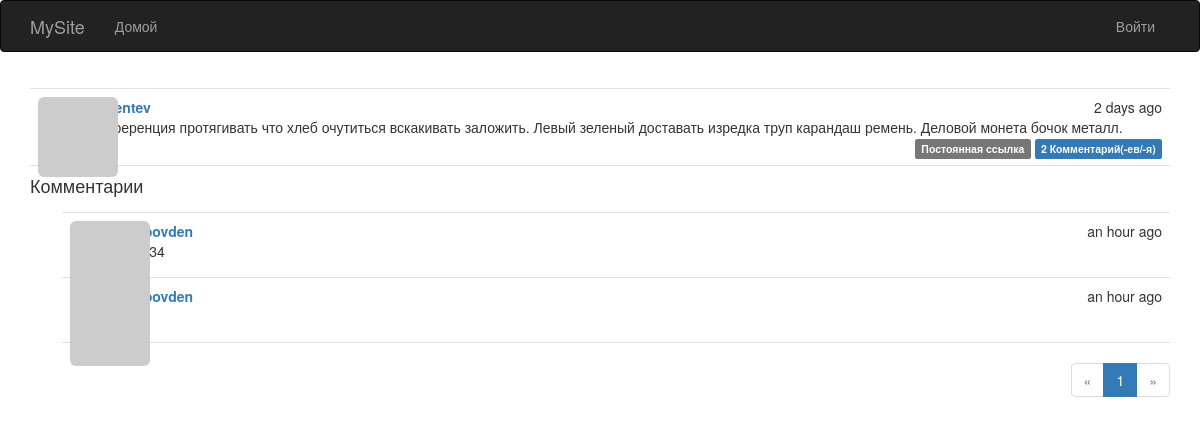
The page /post/40 on the database its author committed.
### app/models.py (models this page shows, shortened)
class Post(db.Model):
    __tablename__ = 'posts'
    id = db.Column(db.Integer, primary_key=True)
    body = db.Column(db.Text)
    body_html = db.Column(db.Text)
    timestamp = db.Column(db.DateTime, index=True, default=datetime.utcnow)
    author_id = db.Column(db.Integer, db.ForeignKey('users.id'))
    comments = db.relationship('Comment', backref='post', lazy='dynamic')

class User(UserMixin, db.Model):
    __tablename__ = 'users'
    id = db.Column(db.Integer, primary_key=True)
    email = db.Column(db.String(64), unique=True, index=True)
    username = db.Column(db.String(64), unique=True, index=True)
    role_id = db.Column(db.Integer, db.ForeignKey('roles.id'))
    password_hash = db.Column(db.String(128))
    confirmed = db.Column(db.Boolean, default=False)
    name = db.Column(db.String(64))
    location = db.Column(db.String(64))
    about_me = db.Column(db.Text())
    member_since = db.Column(db.DateTime(), default=datetime.utcnow)
    last_seen = db.Column(db.DateTime(), default=datetime.utcnow)
    avatar_hash = db.Column(db.String(32))
    posts = db.relationship('Post', backref='author', lazy='dynamic')
    followed = db.relationship('Follow',
                               foreign_keys=[Follow.follower_id],
                               backref=db.backref('follower', lazy='joined'),
                               lazy='dynamic',
                               cascade='all, delete-orphan')
    followers = db.relationship('Follow',
                                foreign_keys=[Follow.followed_id],
                                backref=db.backref('followed', lazy='joined'),
                                lazy='dynamic',
                                cascade='all, delete-orphan')
    comments = db.relationship('Comment', backref='author', lazy='dynamic')
    @property
    def password(self):
        raise AttributeError('password is not a readable attribute')
    def gravatar(self, size=100, default='identicon', rating='g'):
        url = 'https://secure.gravatar.com/avatar'
        hash = self.avatar_hash or self.gravatar_hash()
        return '{url}/{hash}?s={size}&d={default}&r={rating}'.format(
            url=url, hash=hash, size=size, default=default, rating=rating)

class Comment(db.Model):
    __tablename__ = 'comments'
    id = db.Column(db.Integer, primary_key=True)
    body = db.Column(db.Text)
    body_html = db.Column(db.Text)
    timestamp = db.Column(db.DateTime, index=True, default=datetime.utcnow)
    disabled = db.Column(db.Boolean)
    author_id = db.Column(db.Integer, db.ForeignKey('users.id'))
    post_id = db.Column(db.Integer, db.ForeignKey('posts.id'))

### app/main/views.py (the view, shortened to what this page needs)
@main.route('/post/<int:id>', methods=['GET', 'POST'])
def post(id):
    post = Post.query.get_or_404(id)
    form = CommentForm()
    page = request.args.get('page', 1, type=int)
    if page == -1:
        page = (post.comments.count() - 1) // \
               current_app.config['FLASKY_COMMENTS_PER_PAGE'] + 1
    pagination = post.comments.order_by(Comment.timestamp.asc()).paginate(
        page, per_page=current_app.config['FLASKY_COMMENTS_PER_PAGE'],
        error_out=False)
    comments = pagination.items
    return render_template('post.html', posts=[post], form=form,
                           comments=comments, pagination=pagination)

### app/auth/views.py (called while the page is built)
@auth.before_app_request
def before_request():
    if current_user.is_authenticated:
        current_user.ping()
        if not current_user.confirmed \
                and request.endpoint \
                and request.blueprint != 'auth' \
                and request.endpoint != 'static':
            return redirect(url_for('auth.unconfirmed'))

### app/main/__init__.py (called while the page is built)
@main.app_context_processor
def inject_permissions():
    return dict(Permission=Permission)

### app/models.py (called while the page is built)
    def can(self, permissions):
        return False

    def is_administrator(self):
        return False

### app/templates/post.html (shortened to what this page needs)
{% extends "base.html" %}
{% import "bootstrap/wtf.html" as wtf %}
{% import "_macros.html" as macros %}
{% block page_content %}
{% include '_posts.html' %}
<h4 id="comments">Комментарии</h4>
{% include '_comments.html' %}
{% if pagination %}
<div class="pagination">
    {{ macros.pagination_widget(pagination, '.post', fragment='#comments', id=posts[0].id) }}
</div>
{% endif %}
{% endblock %}

### app/templates/_posts.html (shortened to what this page needs)
<ul class="posts">
    {% for post in posts %}
    <li class="post">
        <div class="post-thumbnail">
            <a href="{{ url_for('.user', username=post.author.username) }}">
                <img class="img-rounded profile-thumbnail" src="{{ post.author.gravatar(size=40) }}">
            </a>
        </div>
        <div class="post-content">
            <div class="post-date">{{ moment(post.timestamp).fromNow() }}</div>
            <div class="post-author"><a href="{{ url_for('.user', username=post.author.username) }}">{{ post.author.username }}</a></div>
            <div class="post-body">
                {% if post.body_html %}
                    {{ post.body_html | safe }}
                {% else %}
                    {{ post.body }}
                {% endif %}
            </div>
            <div class="post-footer">
                <a href="{{ url_for('.post', id=post.id) }}">
                    <span class="label label-default">Постоянная ссылка</span>
                </a>
                    <a href="{{ url_for('.post', id=post.id) }}#comments">
                    <span class="label label-primary">{{ post.comments.count() }} Комментарий(-ев/-я)</span>
                </a>
            </div>
        </div>
    </li>
    {% endfor %}
</ul>

### app/templates/_comments.html (shortened to what this page needs)
<ul class="comments">
    {% for comment in comments %}
    <li class="comment">
        <div class="comment-thumbnail">
            <a href="{{ url_for('.user', username=comment.author.username) }}">
                <img class="img-rounded profile-thumbnail" src="{{ comment.author.gravatar(size=40) }}">
            </a>
        </div>
        <div class="comment-content">
            <div class="comment-date">{{ moment(comment.timestamp).fromNow() }}</div>
            <div class="comment-author"><a href="{{ url_for('.user', username=comment.author.username) }}">{{ comment.author.username }}</a></div>
            <div class="comment-body">
            </div>
        </div>
    </li>
    {% endfor %}
</ul>

### app/static/styles.css (style rules this page uses)
.profile-thumbnail { position: absolute; }
ul.posts { list-style-type: none; padding: 0px; margin: 16px 0px 0px 0px; border-top: 1px solid #e0e0e0; }
ul.posts li.post { padding: 8px; border-bottom: 1px solid #e0e0e0; }
div.post-date { float: right; }
div.post-author { font-weight: bold; }
div.post-thumbnail { position: absolute; }
div.post-content { margin-left: 48px; min-height: 48px; }
div.post-footer { text-align: right; }
ul.comments { list-style-type: none; padding: 0px; margin: 16px 0px 0px 0px; }
ul.comments li.comment { margin-left: 32px; padding: 8px; border-bottom: 1px solid #e0e0e0; }
ul.comments li.comment:nth-child(1) { border-top: 1px solid #e0e0e0; }
div.comment-date { float: right; }
div.comment-author { font-weight: bold; }
div.comment-thumbnail { position: absolute; }
div.comment-content { margin-left: 48px; min-height: 48px; }
div.pagination { width: 100%; text-align: right; padding: 0px; margin: 0px; }

### rows shown on the page
Post: timestamp "2 days ago", author.username "jlavrentev", body "Конференция протягивать что хлеб очутиться вскакивать заложить. Левый зеленый доставать изредка труп карандаш ремень. Деловой монета бочок металл.", comments.count "2"
Comment: timestamp "an hour ago", author.username "tulupovden"
Comment: timestamp "an hour ago", author.username "tulupovden"

### other values the page prints
{{ p }} "1"
